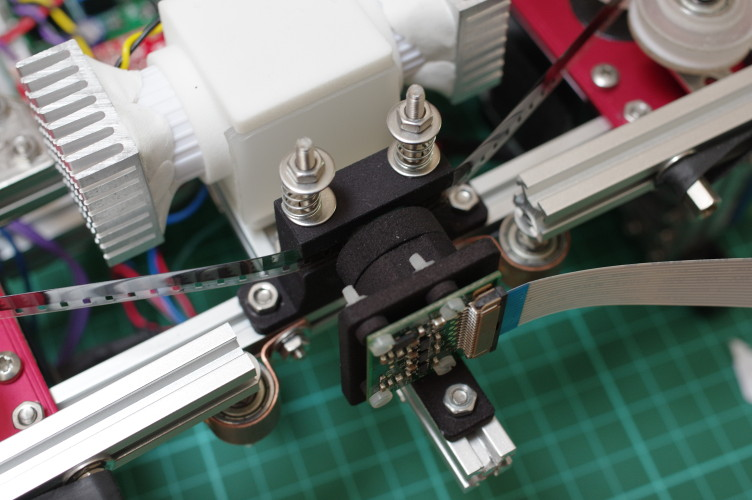
#> input picture images/cam-gate-lightbox.jpg, 752 x 500 px
$ python -i guiCommon.py   (imports and definitions only)
#> lines starting #> are read from the running program, lines starting #| are printed output that depends on the picture
# RPi Telecine common Pyside/GUI functions
#
#
# Copyright (c) 2015, Jason Lane
#
# Redistribution and use in source and binary forms, with or without modification,
# are permitted provided that the following conditions are met:
#
# 1. Redistributions of source code must retain the above copyright notice, this
# list of conditions and the following disclaimer.
#
# 2. Redistributions in binary form must reproduce the above copyright notice,
# this list of conditions and the following disclaimer in the documentation and/or
# other materials provided with the distribution.
#
# 3. Neither the name of the copyright holder nor the names of its contributors
# may be used to endorse or promote products derived from this software without
# specific prior written permission.

# THIS SOFTWARE IS PROVIDED BY THE COPYRIGHT HOLDERS AND CONTRIBUTORS "AS IS" AND
# ANY EXPRESS OR IMPLIED WARRANTIES, INCLUDING, BUT NOT LIMITED TO, THE IMPLIED
# WARRANTIES OF MERCHANTABILITY AND FITNESS FOR A PARTICULAR PURPOSE ARE
# DISCLAIMED. IN NO EVENT SHALL THE COPYRIGHT HOLDER OR CONTRIBUTORS BE LIABLE FOR
# ANY DIRECT, INDIRECT, INCIDENTAL, SPECIAL, EXEMPLARY, OR CONSEQUENTIAL DAMAGES
# (INCLUDING, BUT NOT LIMITED TO, PROCUREMENT OF SUBSTITUTE GOODS OR SERVICES;
# LOSS OF USE, DATA, OR PROFITS; OR BUSINESS INTERRUPTION) HOWEVER CAUSED AND ON
# ANY THEORY OF LIABILITY, WHETHER IN CONTRACT, STRICT LIABILITY, OR TORT
# (INCLUDING NEGLIGENCE OR OTHERWISE) ARISING IN ANY WAY OUT OF THE USE OF THIS
# SOFTWARE, EVEN IF ADVISED OF THE POSSIBILITY OF SUCH DAMAGE.

import numpy as np
import cv2
from PySide import QtGui, QtCore

bins = np.arange(64).reshape(64,1)

def makeHistImage(img):
    # Make an RGB histogram of the image using OpenCV
    h = np.zeros((300,256,3))
    h.fill(255)
    color = [ (255,0,0),(0,255,0),(0,0,255) ]
    for ch, col in enumerate(color):
        hist_item = cv2.calcHist([img],[ch],None,[64],[0,256])
        cv2.normalize(hist_item,hist_item,0,255,cv2.NORM_MINMAX)
        hist=np.int32(np.around(hist_item))
        pts = np.int32(np.column_stack((bins*4,hist)))
        cv2.polylines(h,[pts],False,col)
    return np.flipud(h)

def makeHistGreyImage(img, ch=None):
    # Make a single channel histogram
    h = np.zeros((200,256,3),dtype=np.uint8)
    h.fill(255)
    if ch==None or ch>2:
        # convert to grey
        img = cv2.cvtColor(img,cv2.COLOR_BGR2GRAY)
    else:
        img = img[...,ch]
    histItem = cv2.calcHist([img],channels=[0],mask=None,histSize=[256],ranges=[0,256])
    histItem = cv2.normalize(histItem,alpha=0, beta=200, norm_type=cv2.NORM_MINMAX)
    hist = np.int32(np.around(histItem))
    for x,y in enumerate(hist):
        h[0:y,x,0:3]=0
    return np.flipud(h)

def makeQimage(img):
    # Make a Qt QImage from a Numpy or OpenCV image
    # OpenCV expects data as bgr format - as does Qt, so it's necessary
    # just to copy the data
    h,w = img.shape[:2]
    bgra = np.empty( (h,w,4),dtype=np.uint8,order='C' )
    if img.shape[2]==4:
        bgra[...] = img[...]
    else:
        bgra[...,:3] = img
        #bgra[...,3].fill(255)
    qi = QtGui.QImage(bgra.data,w,h,QtGui.QImage.Format_RGB32)
    qi.ndimage = bgra   # Need to save the underlying Numpy array with the Qimage
    return qi

>>> import cv2
>>> picture = cv2.imread('../images/cam-gate-lightbox.jpg')
#> picture is the input picture: shape (500, 752, 3); mean B, G, R 106.7, 111.8, 105.7
>>> result = makeHistGreyImage(picture)
#> in makeHistGreyImage, `img = cv2.cvtColor(img,cv2.COLOR_BGR2GRAY)`:
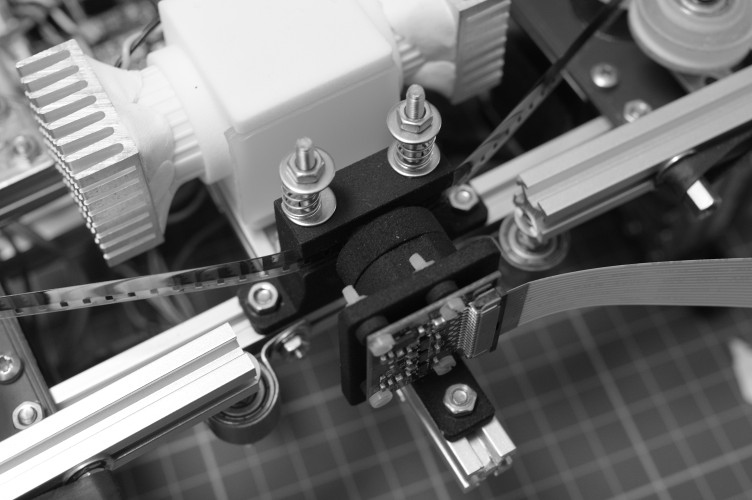
#> img: shape (500, 752); min 0, max 255, mean 109.4
#> in makeHistGreyImage, `histItem = cv2.calcHist([img],channels=[0],mask=None,histSize=[256],ra..`: histItem = 256 values, max 6373 at index 238, min 1 at index 0, mean 1468.8
#> (the run stopped early here; a loop or call above may not have finished)

$ run again, on images/cam-mount-3-1.jpg
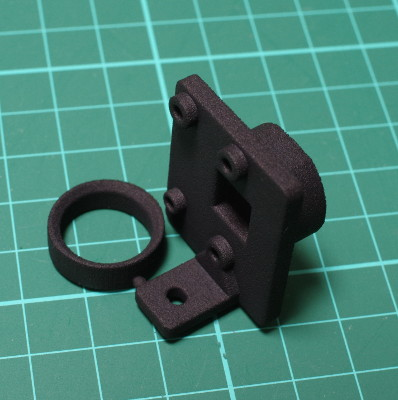
#> input picture images/cam-mount-3-1.jpg, 398 x 400 px
#> picture is the input picture: shape (400, 398, 3); mean B, G, R 114.8, 126.4, 70.3
#> in makeHistGreyImage, `img = cv2.cvtColor(img,cv2.COLOR_BGR2GRAY)`:
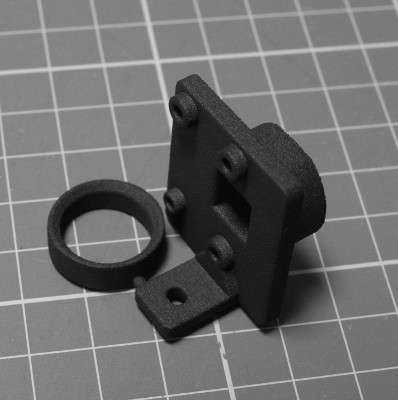
#> img: shape (400, 398); min 0, max 217, mean 108.3
#> histItem = 256 values, max 7499 at index 132, min 0 at index 218, mean 621.9

$ run again, on images/cam-mount-3-2.jpg
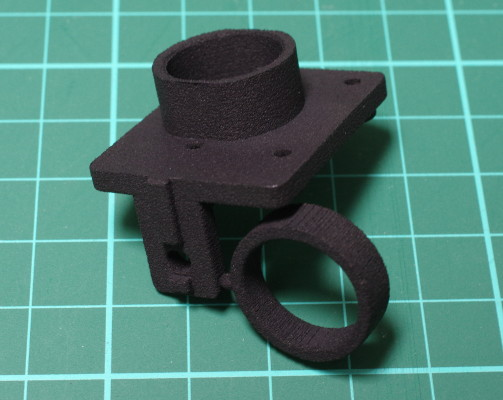
#> input picture images/cam-mount-3-2.jpg, 503 x 400 px
#> picture is the input picture: shape (400, 503, 3); mean B, G, R 116.4, 125.9, 78.3
#> in makeHistGreyImage, `img = cv2.cvtColor(img,cv2.COLOR_BGR2GRAY)`:
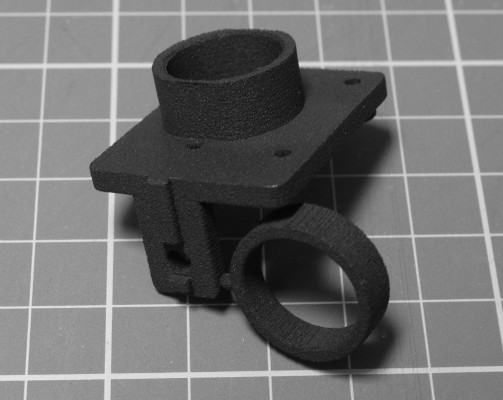
#> img: shape (400, 503); min 3, max 232, mean 110.6
#> histItem = 256 values, max 7728 at index 148, min 0 at index 0, mean 785.9

$ run again, on images/cam-mount-3-3.jpg
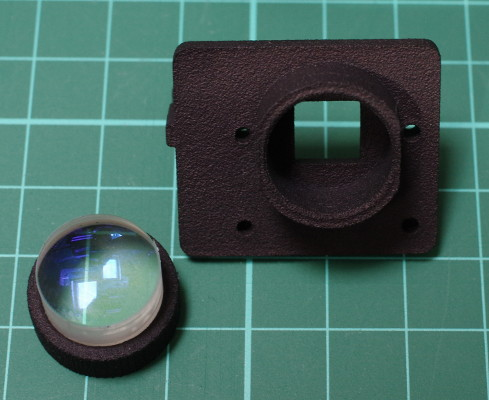
#> input picture images/cam-mount-3-3.jpg, 489 x 400 px
#> picture is the input picture: shape (400, 489, 3); mean B, G, R 94.3, 101.1, 68.3
#> in makeHistGreyImage, `img = cv2.cvtColor(img,cv2.COLOR_BGR2GRAY)`:
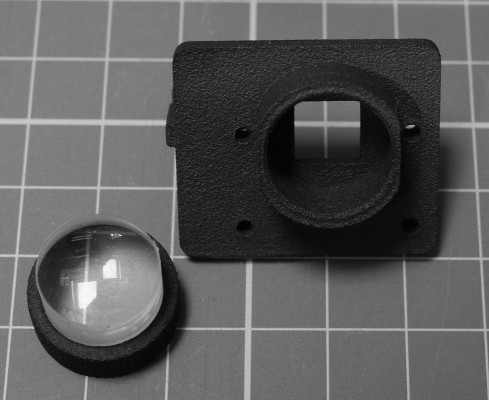
#> img: shape (400, 489); min 0, max 250, mean 90.5
#> histItem = 256 values, max 6123 at index 124, min 0 at index 251, mean 764.1
